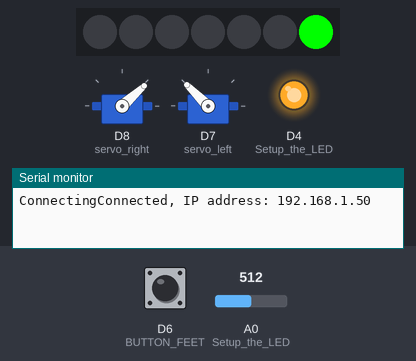
The sketch below on a simulated ESP8266 (NodeMCU). Parts: 7 RGB LEDs in strip order, left to right, 2 × servo, output pins drawn as LEDs (lit = HIGH), the last lines printed to the serial monitor. Inputs (shaded band) come from the test bench; at power-on: D6 (BUTTON_FEET) HIGH, A0 (Setup_the_LED) = 512. WiFi joins after 1.5 s; servers stay silent unless stated.

Above: at 8.2 s.
8.3 s: D6 (BUTTON_FEET) pulled LOW for 0.15 s
At 8.82 s:
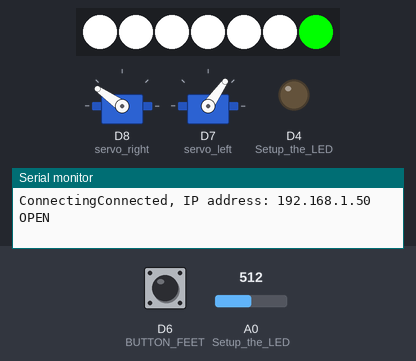
9.0 s: D6 (BUTTON_FEET) pulled LOW for 1 s
At 9.55 s:
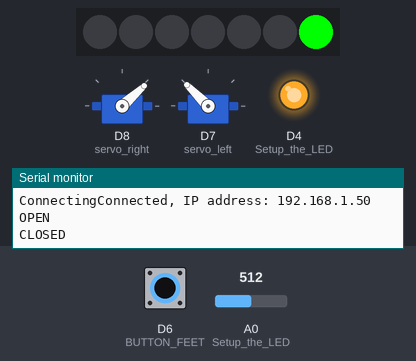
10.6 s: D6 (BUTTON_FEET) pulled LOW for 0.15 s
At 11.18 s:
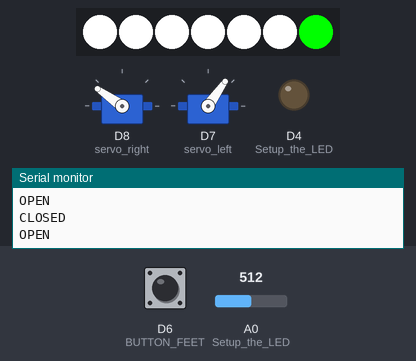
11.3 s: D6 (BUTTON_FEET) pulled LOW for 3.2 s
At 11.66 s:
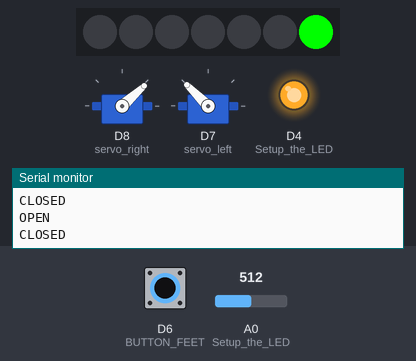
15.1 s: D6 (BUTTON_FEET) pulled LOW for 0.15 s
At 16.96 s:
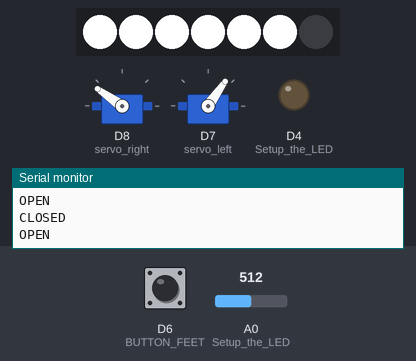
Timing chart, 0 to 19.8 s (numbered marks = the images above; inputs shaded):
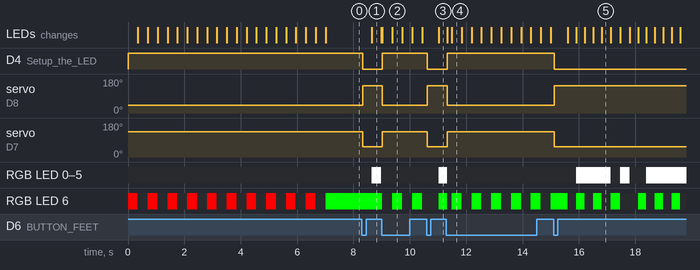

The sketch:

ghost-trap.ino
```cpp
#include <Adafruit_NeoPixel.h>
#ifdef __AVR__
#include <avr/power.h>
#endif
#define PIN D2 // Hier wird angegeben, an welchem digitalen Pin die WS2812 LEDs bzw. NeoPixel angeschlossen sind
#define NUMPIXELS 7 // Hier wird die Anzahl der angeschlossenen WS2812 LEDs bzw. NeoPixel angegeben
Adafruit_NeoPixel pixels = Adafruit_NeoPixel(NUMPIXELS, PIN, NEO_GRB + NEO_KHZ800);

uint32_t white = pixels.Color(255,255,255);
uint32_t green = pixels.Color(255,0,0);
uint32_t red = pixels.Color(0,255,0);
uint32_t off = pixels.Color(0,0,0);

//setup OTA
#include <ESP8266WiFi.h>
#include <ESP8266mDNS.h>
#include <WiFiUdp.h>
#include <ArduinoOTA.h>


#include <Servo.h>
#include <Bounce2.h>
Bounce b = Bounce(); // Instantiate a Bounce object

#define BUTTON_FEET D6

Servo servo_right;
Servo servo_left;

#define LEFT_OPEN 55
#define LEFT_CLOSED 135

#define RIGHT_OPEN 145
#define RIGHT_CLOSED 42


int isOpen = LOW;
int potiVal = 0; // 0-1024

//setup leds states and timer
#define LED_WARMUP 350
#define LED_TRAPPED 350
#define LED_TRAPFLASH 35

unsigned long timeTrappedLed;
unsigned long timeTrapOpenLed;

bool trapped = false;
bool wasOpen = false;
bool trapLed = false;
bool flashLeds = false;
bool wasOpenLed = false;

void setup() {
  Serial.begin(115200);
  Serial.println();
  //WIFI connect && setup ota
  WiFi.begin("", "");
  WiFi.hostname("ESP-Ghost-Trap");
  Serial.print("Connecting");

  pixels.begin(); // Initialisierung der NeoPixel
  pixels.setPixelColor(6, green); // Pixel4 leuchtet
  pixels.show();
  //setup servos
  servo_right.attach(D8);
  servo_left.attach(D7);

  servo_right.write(RIGHT_CLOSED);
  servo_left.write(LEFT_CLOSED);

  //setup led
  pinMode(A0, INPUT); // Setup the LED
  pinMode(LED_BUILTIN, OUTPUT); // Setup the LED
  digitalWrite(LED_BUILTIN, !isOpen); // Turn off the LED

  //setup buttons
  b.attach (BUTTON_FEET, INPUT_PULLUP);
  b.interval(25);


  //startup phase
  for (int x=0; x<10; x++) {
    pixels.setPixelColor(6, green); // Pixel4 leuchtet
    pixels.show();
    delay (LED_WARMUP);
    pixels.setPixelColor(6, off); // Pixel4 leuchtet
    pixels.show();
    delay (LED_WARMUP);
  }


  //Wait for Wifi and start OTA

  /*while (WiFi.status() != WL_CONNECTED) {
    delay(500);
  }*/
  Serial.print("Connected, IP address: ");
  Serial.println(WiFi.localIP());

//  ArduinoOTA.setPassword((const char *)"Ghosty");

  ArduinoOTA.onStart([]() {
    String type;
    if (ArduinoOTA.getCommand() == U_FLASH) {
      type = "sketch";
    } else { // U_FS
      type = "filesystem";
    }
    // NOTE: if updating FS this would be the place to unmount FS using FS.end()
  });

  ArduinoOTA.begin();

  //Done

  pixels.setPixelColor(6, red); // Pixel4 leuchtet
  pixels.show();
}

void loop() {
  ArduinoOTA.handle();

  b.update(); // Update the Bounce instance

  if ( b.fell() ) {  // Call code if button transitions from HIGH to LOW

    //wenn sie das erste Mal geöffnet wird
    if (!wasOpen) {
      wasOpen = true;
    } else {
      trapped = true;
    }

    isOpen = !isOpen; // Toggle LED state
    digitalWrite(LED_BUILTIN, !isOpen); // Apply new LED state

    if (isOpen) {
      Serial.println("OPEN");
      servo_left.write(LEFT_OPEN);
      servo_right.write(RIGHT_OPEN);
    } else {
      Serial.println("CLOSED");
      servo_left.write(LEFT_CLOSED);
      servo_right.write(RIGHT_CLOSED);
    }

  }

  potiVal = analogRead(A0); // Pin einlesen

  //Blitzen wenn offen
  if (isOpen && ((millis() - timeTrapOpenLed) > LED_TRAPFLASH)) {
    //merken,dass die LEDs an waren
    wasOpenLed = true;
    if (flashLeds) {
      setTrapLeds(white);
    } else {
      setTrapLeds(off);
    }
    flashLeds = !flashLeds;
    pixels.show();
    timeTrapOpenLed = millis();
  }

  //sicherstellen, dass die Leds aus sind wenn die Kiste zu geht
  if (!isOpen && wasOpenLed) {
    wasOpenLed = false;
    setTrapLeds(off);
    pixels.show();
  }

  //Blinken wenn Geist im Kasten
  if (trapped && ((millis() - timeTrappedLed) > LED_TRAPPED)) {
    if (trapLed) {
      pixels.setPixelColor(6, red); // Pixel4 leuchtet
    } else {
      pixels.setPixelColor(6, off); // Pixel4 leuchtet
    }
    trapLed = !trapLed;
    pixels.show();
    timeTrappedLed = millis();
  }
}

void setTrapLeds(uint32_t color) {
  for (int x=0; x<6; x++) {
    pixels.setPixelColor(x, color);
  }
}
```

Measured:
- after the input at 8.3 s, D4 (Setup_the_LED): HIGH → LOW at once; servo on D8 (servo_right): 42° → 145° at once; servo on D7 (servo_left): 135° → 55° at once; RGB LED 0–5: off → RGB(255, 255, 255) after 0.36 s, → off 0.33 s later; the LEDs: change after 0.36 s (image 1)
- after the input at 9.0 s, D4 (Setup_the_LED): LOW → HIGH at once; servo on D8 (servo_right): 145° → 42° at once; servo on D7 (servo_left): 55° → 135° at once; the LEDs: first change at once (image 2 shows a later state)
- after the input at 10.6 s, D4 (Setup_the_LED): HIGH → LOW at once; servo on D8 (servo_right): 42° → 145° at once; servo on D7 (servo_left): 135° → 55° at once; the LEDs: change after 0.43 s (image 3)
- after the input at 11.3 s, D4 (Setup_the_LED): LOW → HIGH at once; servo on D8 (servo_right): 145° → 42° at once; servo on D7 (servo_left): 55° → 135° at once
- after the input at 15.1 s, D4 (Setup_the_LED): HIGH → LOW at once; servo on D8 (servo_right): 42° → 145° at once; servo on D7 (servo_left): 135° → 55° at once
